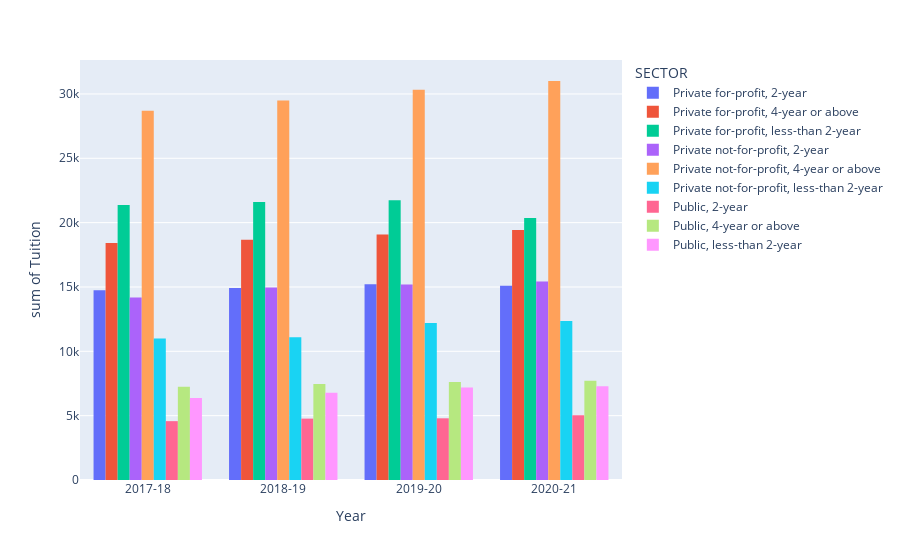

Notebook code cell kept with this figure:
### Code cell
#(Plotly)Plot the data
fig = px.histogram(dfTimeTuit1, 
        x = 'Year', 
        y = 'Tuition',
        color = 'SECTOR',
        barmode = 'group')
fig.show()
#fig.write_html('dfTimeTuit1.html')

### Figure 1 — Plotly figure (JSON) as saved in the notebook; plotly's stock layout.template omitted (floating-point values rounded to 4 significant figures)
{"data": [{"alignmentgroup": "True", "bingroup": "x", "histfunc": "sum", "hovertemplate": "SECTOR=Private for-profit, 2-year<br>Year=%{x}<br>sum of Tuition=%{y}<extra></extra>", "legendgroup": "Private for-profit, 2-year", "marker": {"color": "#636efa", "pattern": {"shape": ""}}, "name": "Private for-profit, 2-year", "offsetgroup": "Private for-profit, 2-year", "orientation": "v", "showlegend": true, "type": "histogram", "x": ["2017-18", "2018-19", "2019-20", "2020-21"], "xaxis": "x", "y": [14740.0, 14920.0, 15210.0, 15100.0], "yaxis": "y"}, {"alignmentgroup": "True", "bingroup": "x", "histfunc": "sum", "hovertemplate": "SECTOR=Private for-profit, 4-year or above<br>Year=%{x}<br>sum of Tuition=%{y}<extra></extra>", "legendgroup": "Private for-profit, 4-year or above", "marker": {"color": "#EF553B", "pattern": {"shape": ""}}, "name": "Private for-profit, 4-year or above", "offsetgroup": "Private for-profit, 4-year or above", "orientation": "v", "showlegend": true, "type": "histogram", "x": ["2017-18", "2018-19", "2019-20", "2020-21"], "xaxis": "x", "y": [18410.0, 18670.0, 19070.0, 19430.0], "yaxis": "y"}, {"alignmentgroup": "True", "bingroup": "x", "histfunc": "sum", "hovertemplate": "SECTOR=Private for-profit, less-than 2-year<br>Year=%{x}<br>sum of Tuition=%{y}<extra></extra>", "legendgroup": "Private for-profit, less-than 2-year", "marker": {"color": "#00cc96", "pattern": {"shape": ""}}, "name": "Private for-profit, less-than 2-year", "offsetgroup": "Private for-profit, less-than 2-year", "orientation": "v", "showlegend": true, "type": "histogram", "x": ["2017-18", "2018-19", "2019-20", "2020-21"], "xaxis": "x", "y": [21370.0, 21610.0, 21740.0, 20370.0], "yaxis": "y"}, {"alignmentgroup": "True", "bingroup": "x", "histfunc": "sum", "hovertemplate": "SECTOR=Private not-for-profit, 2-year<br>Year=%{x}<br>sum of Tuition=%{y}<extra></extra>", "legendgroup": "Private not-for-profit, 2-year", "marker": {"color": "#ab63fa", "pattern": {"shape": ""}}, "name": "Private not-for-profit, 2-year", "offsetgroup": "Private not-for-profit, 2-year", "orientation": "v", "showlegend": true, "type": "histogram", "x": ["2017-18", "2018-19", "2019-20", "2020-21"], "xaxis": "x", "y": [14180.0, 14960.0, 15190.0, 15430.0], "yaxis": "y"}, {"alignmentgroup": "True", "bingroup": "x", "histfunc": "sum", "hovertemplate": "SECTOR=Private not-for-profit, 4-year or above<br>Year=%{x}<br>sum of Tuition=%{y}<extra></extra>", "legendgroup": "Private not-for-profit, 4-year or above", "marker": {"color": "#FFA15A", "pattern": {"shape": ""}}, "name": "Private not-for-profit, 4-year or above", "offsetgroup": "Private not-for-profit, 4-year or above", "orientation": "v", "showlegend": true, "type": "histogram", "x": ["2017-18", "2018-19", "2019-20", "2020-21"], "xaxis": "x", "y": [28700.0, 29500.0, 30330.0, 31010.0], "yaxis": "y"}, {"alignmentgroup": "True", "bingroup": "x", "histfunc": "sum", "hovertemplate": "SECTOR=Private not-for-profit, less-than 2-year<br>Year=%{x}<br>sum of Tuition=%{y}<extra></extra>", "legendgroup": "Private not-for-profit, less-than 2-year", "marker": {"color": "#19d3f3", "pattern": {"shape": ""}}, "name": "Private not-for-profit, less-than 2-year", "offsetgroup": "Private not-for-profit, less-than 2-year", "orientation": "v", "showlegend": true, "type": "histogram", "x": ["2017-18", "2018-19", "2019-20", "2020-21"], "xaxis": "x", "y": [10990.0, 11090.0, 12210, 12360.0], "yaxis": "y"}, {"alignmentgroup": "True", "bingroup": "x", "histfunc": "sum", "hovertemplate": "SECTOR=Public, 2-year<br>Year=%{x}<br>sum of Tuition=%{y}<extra></extra>", "legendgroup": "Public, 2-year", "marker": {"color": "#FF6692", "pattern": {"shape": ""}}, "name": "Public, 2-year", "offsetgroup": "Public, 2-year", "orientation": "v", "showlegend": true, "type": "histogram", "x": ["2017-18", "2018-19", "2019-20", "2020-21"], "xaxis": "x", "y": [4573.0, 4770.0, 4794.0, 5027.0], "yaxis": "y"}, {"alignmentgroup": "True", "bingroup": "x", "histfunc": "sum", "hovertemplate": "SECTOR=Public, 4-year or above<br>Year=%{x}<br>sum of Tuition=%{y}<extra></extra>", "legendgroup": "Public, 4-year or above", "marker": {"color": "#B6E880", "pattern": {"shape": ""}}, "name": "Public, 4-year or above", "offsetgroup": "Public, 4-year or above", "orientation": "v", "showlegend": true, "type": "histogram", "x": ["2017-18", "2018-19", "2019-20", "2020-21"], "xaxis": "x", "y": [7247.0, 7457.0, 7621.0, 7716.0], "yaxis": "y"}, {"alignmentgroup": "True", "bingroup": "x", "histfunc": "sum", "hovertemplate": "SECTOR=Public, less-than 2-year<br>Year=%{x}<br>sum of Tuition=%{y}<extra></extra>", "legendgroup": "Public, less-than 2-year", "marker": {"color": "#FF97FF", "pattern": {"shape": ""}}, "name": "Public, less-than 2-year", "offsetgroup": "Public, less-than 2-year", "orientation": "v", "showlegend": true, "type": "histogram", "x": ["2017-18", "2018-19", "2019-20", "2020-21"], "xaxis": "x", "y": [6374.0, 6782.0, 7189.0, 7285.0], "yaxis": "y"}], "layout": {"autosize": true, "barmode": "group", "legend": {"title": {"text": "SECTOR"}, "tracegroupgap": 0}, "margin": {"t": 60}, "xaxis": {"anchor": "y", "autorange": true, "domain": [0, 1], "range": [-0.5, 3.5], "title": {"text": "Year"}, "type": "category"}, "yaxis": {"anchor": "x", "autorange": true, "domain": [0, 1], "range": [0, 32640.0], "title": {"text": "sum of Tuition"}, "type": "linear"}}}
